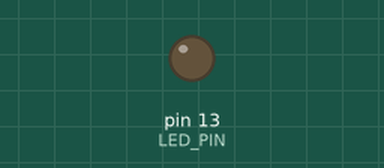
This sketch was run on a simulated Arduino Uno, built with avr-gcc and run on an emulated ATmega328P. On the bench: output pins drawn as LEDs (lit = HIGH).

Above: at 1.2 s.
At 4.14 s:
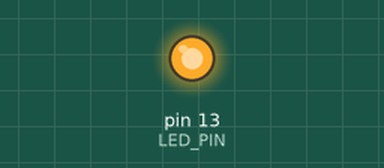
Timing chart, 0 to 4.4 s (numbered marks = the images above):
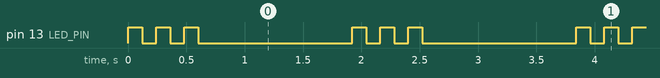

The sketch:

blink.ino
```cpp
const int LED_PIN = 13;

void setup() {
  pinMode(LED_PIN, OUTPUT);
}

void loop() {
  for (int i = 0; i < 3; i++) {
    digitalWrite(LED_PIN, HIGH);
    delay(120);
    digitalWrite(LED_PIN, LOW);
    delay(120);
  }

  delay(1200);
}
```

Measured:
- by itself, pin 13 (LED_PIN): repeats every 1.9 s: 2 × (LOW 0.12 s, HIGH 0.12 s), LOW 1.3 s, HIGH 0.12 s
- by itself, everything shown: repeats every 1.9 s, in 6 steps
